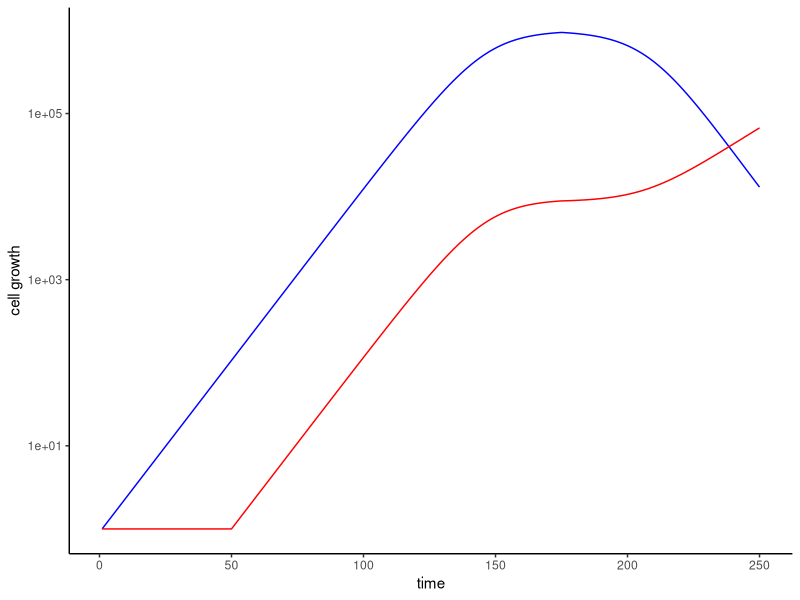

Generate this figure with R:
# load package
library(ggplot2)

# set initial values
N0=1
M0=1
K=1000000
timesteps=250
# allow r to be variable

# create vectors to store variables
N=numeric(length=timesteps)
N[1]=N0
M=numeric(length=timesteps)
M[1]=M0


# simulate
for(t in 1:(timesteps-1)){
  if (t<=49){
    # no drug, no mutation yet
    N[t+1] <- N[t]+0.1*N[t]*(1-(N[t]+M[t])/K)
    M[t+1] <- M[t]+0.0*M[t]*(1-(N[t]+M[t])/K)
    } else if (t>49 & t<175){
      # no drug, mutation arises
      N[t+1] <- N[t]+0.1*N[t]*(1-(N[t]+M[t])/K)
      M[t+1] <- M[t]+0.1*M[t]*(1-(N[t]+M[t])/K)
    } else if (t>=175){
      # roughly equilibrium, drug added
      N[t+1] <- N[t]+(-0.1)*N[t]*(1-(N[t]+M[t])/K)
      M[t+1] <- M[t]+0.05*M[t]*(1-(N[t]+M[t])/K)
    }
}


# create data frame
sim1<-data.frame(name="sim1", time=1:length(N), N=N)
sim2<-data.frame(name="sim2", time=1:length(M), M=M)


# plot simulation
ggplot()+
  geom_line(data=sim1, aes(x=time,y=N),col='blue')+
  geom_line(data=sim2, aes(x=time,y=M),col='red')+
  scale_y_log10()+
  ylab("cell growth")+
  theme_classic()

